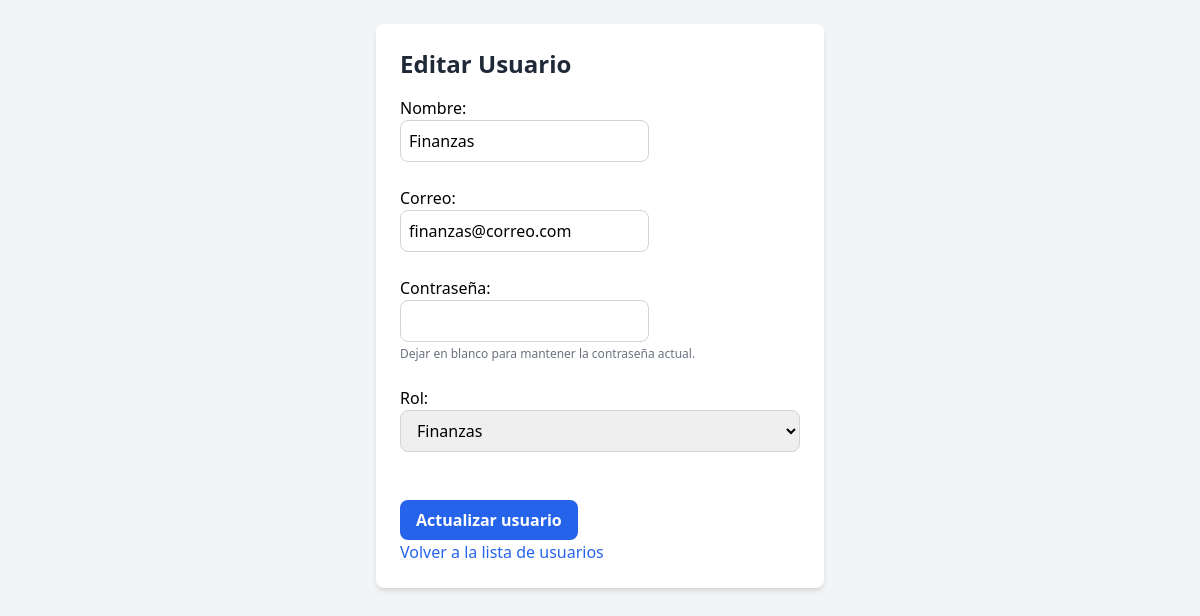
Screenshot of /edit-usuario.php?id=5 (signed in) with the database file from the repository.
### tables this page shows
CREATE TABLE `usuarios` (
  `id` int(11) NOT NULL,
  `nombre` varchar(150) DEFAULT NULL,
  `correo` varchar(150) DEFAULT NULL,
  `password` varchar(150) DEFAULT NULL,
  `rol` varchar(100) DEFAULT NULL
);

### edit-usuario.php (the view, shortened to what this page needs)
<?php
require 'db.php';
$id = $_GET['id'];
$stmt = $pdo->prepare("SELECT * FROM usuarios WHERE id = :id");
$stmt->execute(['id' => $id]);
$usuario = $stmt->fetch(PDO::FETCH_ASSOC);
include 'recursos/header.php';
?>
<div class="flex items-center justify-center">
    <div class="max-w-md w-full bg-white shadow-md rounded-lg p-6">
        <h2 class="text-2xl font-bold text-gray-800 mb-4">Editar Usuario</h2>
        <form method="POST" action="edit-usuario.php?id=<?php echo $usuario['id']; ?>">
            <label for="nombre">Nombre:</label><br>
            <input class="border border-gray-300 rounded-lg p-2" type="text" id="nombre" name="nombre" value="<?php echo htmlspecialchars($usuario['nombre']); ?>" required><br><br>
            <label for="correo">Correo:</label><br>
            <input class="border border-gray-300 rounded-lg p-2" type="email" id="correo" name="correo" value="<?php echo htmlspecialchars($usuario['correo']); ?>" required><br><br>
            <label for="password">Contraseña:</label><br>
            <input class="border border-gray-300 rounded-lg p-2" type="text" id="password" name="password">
            <p class="text-xs text-gray-500 mt-1">Dejar en blanco para mantener la contraseña actual.</p>
            <br>
            <label for="rol">Rol:</label><br>
            <select id="rol" name="rol" required class="block w-full px-3 py-2 border border-gray-300 rounded-lg focus:outline-none focus:ring-2 focus:ring-blue-500">
                    <option value="Finanzas" <?php echo ($usuario['rol'] === 'Finanzas') ? 'selected' : ''; ?>>Finanzas</option>
                </select>
            <br><br>
            <input class="bg-blue-600 hover:bg-blue-700 text-white font-semibold px-4 py-2 rounded-lg transition" type="submit" value="Actualizar usuario">
        </form>
        <a href="usuarios.php" class="text-blue-600 hover:text-blue-800">Volver a la lista de usuarios</a>
    </div>
</div>
<?php include 'recursos/footer.php'; ?>

### rows the page displays
usuarios: nombre "Finanzas", correo "finanzas@correo.com", rol "Finanzas"
